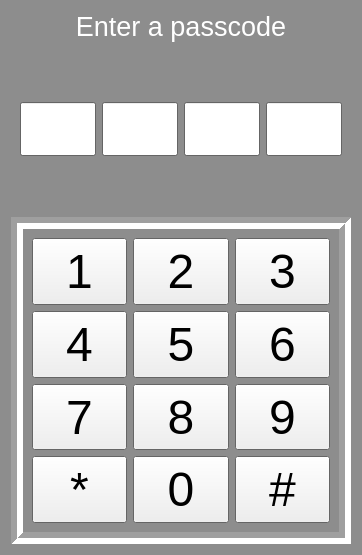
<?xml version="1.0" encoding="UTF-8"?>
<ui version="4.0">
 <class>Keypad</class>
 <widget class="QWidget" name="Keypad">
  <property name="geometry">
   <rect>
    <x>0</x>
    <y>0</y>
    <width>362</width>
    <height>555</height>
   </rect>
  </property>
  <property name="maximumSize">
   <size>
    <width>16777215</width>
    <height>16777215</height>
   </size>
  </property>
  <property name="palette">
   <palette>
    <active>
     <colorrole role="Base">
      <brush brushstyle="SolidPattern">
       <color alpha="255">
        <red>255</red>
        <green>255</green>
        <blue>255</blue>
       </color>
      </brush>
     </colorrole>
     <colorrole role="Window">
      <brush brushstyle="SolidPattern">
       <color alpha="255">
        <red>141</red>
        <green>141</green>
        <blue>141</blue>
       </color>
      </brush>
     </colorrole>
    </active>
    <inactive>
     <colorrole role="Base">
      <brush brushstyle="SolidPattern">
       <color alpha="255">
        <red>255</red>
        <green>255</green>
        <blue>255</blue>
       </color>
      </brush>
     </colorrole>
     <colorrole role="Window">
      <brush brushstyle="SolidPattern">
       <color alpha="255">
        <red>141</red>
        <green>141</green>
        <blue>141</blue>
       </color>
      </brush>
     </colorrole>
    </inactive>
    <disabled>
     <colorrole role="Base">
      <brush brushstyle="SolidPattern">
       <color alpha="255">
        <red>141</red>
        <green>141</green>
        <blue>141</blue>
       </color>
      </brush>
     </colorrole>
     <colorrole role="Window">
      <brush brushstyle="SolidPattern">
       <color alpha="255">
        <red>141</red>
        <green>141</green>
        <blue>141</blue>
       </color>
      </brush>
     </colorrole>
    </disabled>
   </palette>
  </property>
  <property name="windowTitle">
   <string>Keypad</string>
  </property>
  <layout class="QVBoxLayout" name="verticalLayout">
   <item>
    <widget class="QLabel" name="title">
     <property name="palette">
      <palette>
       <active>
        <colorrole role="WindowText">
         <brush brushstyle="SolidPattern">
          <color alpha="255">
           <red>255</red>
           <green>255</green>
           <blue>255</blue>
          </color>
         </brush>
        </colorrole>
       </active>
       <inactive>
        <colorrole role="WindowText">
         <brush brushstyle="SolidPattern">
          <color alpha="255">
           <red>255</red>
           <green>255</green>
           <blue>255</blue>
          </color>
         </brush>
        </colorrole>
       </inactive>
       <disabled>
        <colorrole role="WindowText">
         <brush brushstyle="SolidPattern">
          <color alpha="255">
           <red>120</red>
           <green>120</green>
           <blue>120</blue>
          </color>
         </brush>
        </colorrole>
       </disabled>
      </palette>
     </property>
     <property name="font">
      <font>
       <pointsize>20</pointsize>
      </font>
     </property>
     <property name="text">
      <string>Enter a passcode</string>
     </property>
     <property name="alignment">
      <set>Qt::AlignCenter</set>
     </property>
    </widget>
   </item>
   <item>
    <widget class="QFrame" name="digit_frame">
     <property name="sizePolicy">
      <sizepolicy hsizetype="Preferred" vsizetype="Preferred">
       <horstretch>0</horstretch>
       <verstretch>1</verstretch>
      </sizepolicy>
     </property>
     <property name="frameShape">
      <enum>QFrame::NoFrame</enum>
     </property>
     <property name="frameShadow">
      <enum>QFrame::Plain</enum>
     </property>
     <layout class="QHBoxLayout" name="horizontalLayout">
      <item>
       <widget class="QLineEdit" name="digit_1">
        <property name="sizePolicy">
         <sizepolicy hsizetype="Minimum" vsizetype="Fixed">
          <horstretch>0</horstretch>
          <verstretch>0</verstretch>
         </sizepolicy>
        </property>
        <property name="minimumSize">
         <size>
          <width>60</width>
          <height>0</height>
         </size>
        </property>
        <property name="font">
         <font>
          <pointsize>30</pointsize>
         </font>
        </property>
        <property name="maxLength">
         <number>1</number>
        </property>
        <property name="alignment">
         <set>Qt::AlignCenter</set>
        </property>
       </widget>
      </item>
      <item>
       <widget class="QLineEdit" name="digit_2">
        <property name="sizePolicy">
         <sizepolicy hsizetype="Maximum" vsizetype="Fixed">
          <horstretch>0</horstretch>
          <verstretch>0</verstretch>
         </sizepolicy>
        </property>
        <property name="minimumSize">
         <size>
          <width>60</width>
          <height>0</height>
         </size>
        </property>
        <property name="font">
         <font>
          <pointsize>30</pointsize>
         </font>
        </property>
        <property name="maxLength">
         <number>1</number>
        </property>
        <property name="alignment">
         <set>Qt::AlignCenter</set>
        </property>
       </widget>
      </item>
      <item>
       <widget class="QLineEdit" name="digit_3">
        <property name="sizePolicy">
         <sizepolicy hsizetype="Maximum" vsizetype="Fixed">
          <horstretch>0</horstretch>
          <verstretch>0</verstretch>
         </sizepolicy>
        </property>
        <property name="minimumSize">
         <size>
          <width>60</width>
          <height>0</height>
         </size>
        </property>
        <property name="font">
         <font>
          <pointsize>30</pointsize>
         </font>
        </property>
        <property name="maxLength">
         <number>1</number>
        </property>
        <property name="alignment">
         <set>Qt::AlignCenter</set>
        </property>
       </widget>
      </item>
      <item>
       <widget class="QLineEdit" name="digit_4">
        <property name="sizePolicy">
         <sizepolicy hsizetype="Maximum" vsizetype="Fixed">
          <horstretch>0</horstretch>
          <verstretch>0</verstretch>
         </sizepolicy>
        </property>
        <property name="minimumSize">
         <size>
          <width>60</width>
          <height>0</height>
         </size>
        </property>
        <property name="font">
         <font>
          <pointsize>30</pointsize>
         </font>
        </property>
        <property name="maxLength">
         <number>1</number>
        </property>
        <property name="alignment">
         <set>Qt::AlignCenter</set>
        </property>
       </widget>
      </item>
     </layout>
    </widget>
   </item>
   <item>
    <widget class="QFrame" name="btn_frame">
     <property name="sizePolicy">
      <sizepolicy hsizetype="Preferred" vsizetype="Preferred">
       <horstretch>0</horstretch>
       <verstretch>2</verstretch>
      </sizepolicy>
     </property>
     <property name="frameShape">
      <enum>QFrame::Box</enum>
     </property>
     <property name="frameShadow">
      <enum>QFrame::Sunken</enum>
     </property>
     <property name="lineWidth">
      <number>6</number>
     </property>
     <layout class="QGridLayout" name="gridLayout">
      <item row="2" column="0">
       <widget class="QPushButton" name="btn_7">
        <property name="sizePolicy">
         <sizepolicy hsizetype="Expanding" vsizetype="Expanding">
          <horstretch>0</horstretch>
          <verstretch>0</verstretch>
         </sizepolicy>
        </property>
        <property name="font">
         <font>
          <pointsize>36</pointsize>
         </font>
        </property>
        <property name="text">
         <string>7</string>
        </property>
       </widget>
      </item>
      <item row="2" column="2">
       <widget class="QPushButton" name="btn_9">
        <property name="sizePolicy">
         <sizepolicy hsizetype="Expanding" vsizetype="Expanding">
          <horstretch>0</horstretch>
          <verstretch>0</verstretch>
         </sizepolicy>
        </property>
        <property name="font">
         <font>
          <pointsize>36</pointsize>
         </font>
        </property>
        <property name="text">
         <string>9</string>
        </property>
       </widget>
      </item>
      <item row="2" column="1">
       <widget class="QPushButton" name="btn_8">
        <property name="sizePolicy">
         <sizepolicy hsizetype="Expanding" vsizetype="Expanding">
          <horstretch>0</horstretch>
          <verstretch>0</verstretch>
         </sizepolicy>
        </property>
        <property name="font">
         <font>
          <pointsize>36</pointsize>
         </font>
        </property>
        <property name="text">
         <string>8</string>
        </property>
       </widget>
      </item>
      <item row="3" column="0">
       <widget class="QPushButton" name="btn_star">
        <property name="sizePolicy">
         <sizepolicy hsizetype="Expanding" vsizetype="Expanding">
          <horstretch>0</horstretch>
          <verstretch>0</verstretch>
         </sizepolicy>
        </property>
        <property name="font">
         <font>
          <pointsize>36</pointsize>
         </font>
        </property>
        <property name="text">
         <string>*</string>
        </property>
       </widget>
      </item>
      <item row="3" column="1">
       <widget class="QPushButton" name="btn_0">
        <property name="sizePolicy">
         <sizepolicy hsizetype="Expanding" vsizetype="Expanding">
          <horstretch>0</horstretch>
          <verstretch>0</verstretch>
         </sizepolicy>
        </property>
        <property name="font">
         <font>
          <pointsize>36</pointsize>
         </font>
        </property>
        <property name="text">
         <string>0</string>
        </property>
       </widget>
      </item>
      <item row="1" column="1">
       <widget class="QPushButton" name="btn_5">
        <property name="sizePolicy">
         <sizepolicy hsizetype="Expanding" vsizetype="Expanding">
          <horstretch>0</horstretch>
          <verstretch>0</verstretch>
         </sizepolicy>
        </property>
        <property name="font">
         <font>
          <pointsize>36</pointsize>
         </font>
        </property>
        <property name="text">
         <string>5</string>
        </property>
       </widget>
      </item>
      <item row="1" column="2">
       <widget class="QPushButton" name="btn_6">
        <property name="sizePolicy">
         <sizepolicy hsizetype="Expanding" vsizetype="Expanding">
          <horstretch>0</horstretch>
          <verstretch>0</verstretch>
         </sizepolicy>
        </property>
        <property name="font">
         <font>
          <pointsize>36</pointsize>
         </font>
        </property>
        <property name="text">
         <string>6</string>
        </property>
       </widget>
      </item>
      <item row="0" column="1">
       <widget class="QPushButton" name="btn_2">
        <property name="sizePolicy">
         <sizepolicy hsizetype="Expanding" vsizetype="Expanding">
          <horstretch>0</horstretch>
          <verstretch>0</verstretch>
         </sizepolicy>
        </property>
        <property name="font">
         <font>
          <pointsize>36</pointsize>
         </font>
        </property>
        <property name="text">
         <string>2</string>
        </property>
       </widget>
      </item>
      <item row="1" column="0">
       <widget class="QPushButton" name="btn_4">
        <property name="sizePolicy">
         <sizepolicy hsizetype="Expanding" vsizetype="Expanding">
          <horstretch>0</horstretch>
          <verstretch>0</verstretch>
         </sizepolicy>
        </property>
        <property name="font">
         <font>
          <pointsize>36</pointsize>
         </font>
        </property>
        <property name="text">
         <string>4</string>
        </property>
       </widget>
      </item>
      <item row="0" column="2">
       <widget class="QPushButton" name="btn_3">
        <property name="sizePolicy">
         <sizepolicy hsizetype="Expanding" vsizetype="Expanding">
          <horstretch>0</horstretch>
          <verstretch>0</verstretch>
         </sizepolicy>
        </property>
        <property name="font">
         <font>
          <pointsize>36</pointsize>
         </font>
        </property>
        <property name="text">
         <string>3</string>
        </property>
       </widget>
      </item>
      <item row="0" column="0">
       <widget class="QPushButton" name="btn_1">
        <property name="sizePolicy">
         <sizepolicy hsizetype="Expanding" vsizetype="Expanding">
          <horstretch>0</horstretch>
          <verstretch>0</verstretch>
         </sizepolicy>
        </property>
        <property name="font">
         <font>
          <pointsize>36</pointsize>
         </font>
        </property>
        <property name="text">
         <string>1</string>
        </property>
       </widget>
      </item>
      <item row="3" column="2">
       <widget class="QPushButton" name="btn_hash">
        <property name="sizePolicy">
         <sizepolicy hsizetype="Expanding" vsizetype="Expanding">
          <horstretch>0</horstretch>
          <verstretch>0</verstretch>
         </sizepolicy>
        </property>
        <property name="font">
         <font>
          <pointsize>36</pointsize>
         </font>
        </property>
        <property name="text">
         <string>#</string>
        </property>
       </widget>
      </item>
     </layout>
    </widget>
   </item>
  </layout>
 </widget>
 <resources/>
 <connections>
  <connection>
   <sender>btn_star</sender>
   <signal>clicked()</signal>
   <receiver>digit_1</receiver>
   <slot>clear()</slot>
   <hints>
    <hint type="sourcelabel">
     <x>91</x>
     <y>489</y>
    </hint>
    <hint type="destinationlabel">
     <x>70</x>
     <y>129</y>
    </hint>
   </hints>
  </connection>
  <connection>
   <sender>btn_star</sender>
   <signal>clicked()</signal>
   <receiver>digit_2</receiver>
   <slot>clear()</slot>
   <hints>
    <hint type="sourcelabel">
     <x>102</x>
     <y>472</y>
    </hint>
    <hint type="destinationlabel">
     <x>138</x>
     <y>130</y>
    </hint>
   </hints>
  </connection>
  <connection>
   <sender>btn_star</sender>
   <signal>clicked()</signal>
   <receiver>digit_3</receiver>
   <slot>clear()</slot>
   <hints>
    <hint type="sourcelabel">
     <x>103</x>
     <y>483</y>
    </hint>
    <hint type="destinationlabel">
     <x>214</x>
     <y>126</y>
    </hint>
   </hints>
  </connection>
  <connection>
   <sender>btn_star</sender>
   <signal>clicked()</signal>
   <receiver>digit_4</receiver>
   <slot>clear()</slot>
   <hints>
    <hint type="sourcelabel">
     <x>79</x>
     <y>494</y>
    </hint>
    <hint type="destinationlabel">
     <x>296</x>
     <y>131</y>
    </hint>
   </hints>
  </connection>
 </connections>
</ui>
